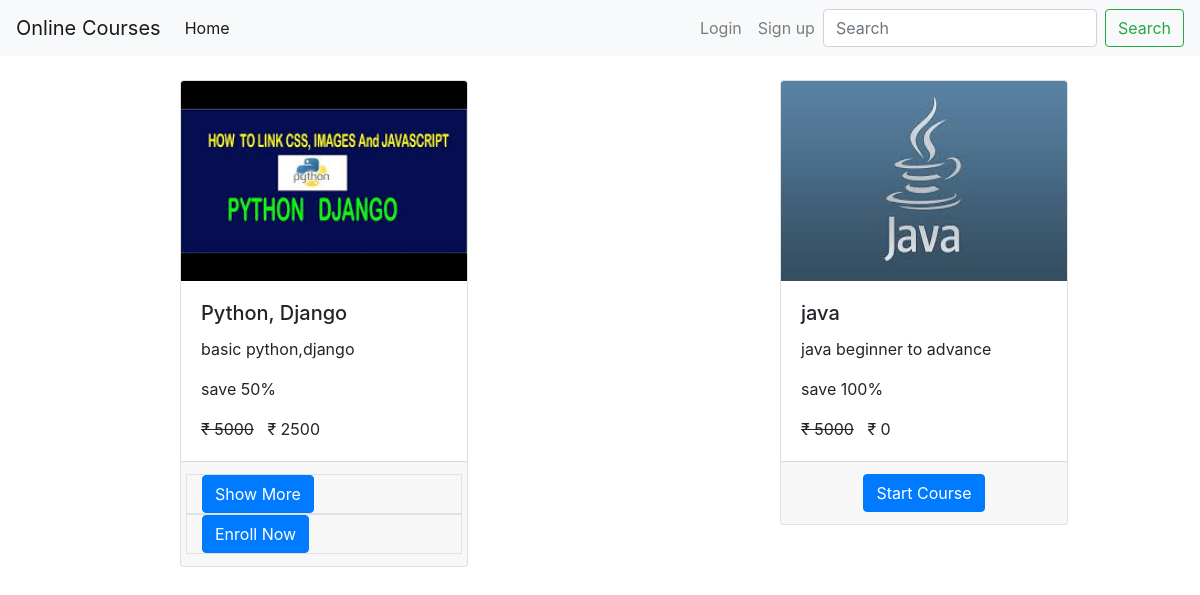
The page / on the database its author committed.
### courses/models.py (models this page shows, shortened)
class Courses(models.Model):
    name = models.CharField(max_length=100)
    description = models.TextField()
    price = models.IntegerField(null = True)
    discount = models.IntegerField(null = True,default = 0)
    slug =  models.CharField(max_length=100,null= False,unique=True)
    active = models.BooleanField(default=False)
    date = models.DateTimeField(auto_now_add=True)
    thumbnail = models.ImageField(upload_to='images/thumbnail')
    resource = models.FileField(upload_to='images/resource')
    length =  models.IntegerField(null = True)

### courses/views.py (the view)
# urls.py: path('',views.index,name = 'home'),
def index(request):
    courses = Courses.objects.all()
    param = {'courses':courses}
    return render (request, 'index.html',param)

### courses/templatetags/enroll.py (called while the page is built)
@register.simple_tag
def is_enrolled(course,user):
    if not  user.is_authenticated:
        return False
    try:
        user_course = UserCourse.objects.get(user = user, course = course)
        return True
    except:
        return False

### courses/templatetags/filter_currency.py (called while the page is built)
@register.filter(name='currency_filter')
def currency_filter(price):
    return "₹ " + str(price)

### courses/templatetags/simple_tag.py (called while the page is built)
@register.filter(name='cal_selprice')
def cal_selprice(price,disount):
    selprice = price
    selprice = price-(price*disount*0.01)
    if selprice == 0:
        return  math.floor(selprice)
    return math.floor(selprice)

@register.filter(name='zero_cal_selprice')
def zero_cal_selprice(price,disount):
    selprice = price
    selprice = price-(price*disount*0.01)
    if selprice == 0:
        return  False
    return True

### courses/templates/index.html (shortened to what this page needs)
{% extends "basic.html" %}
{%  load simple_tag %}
{% load filter_currency %}
{% load enroll %}
{% block body %}
<div class="container-fluid m-4">
    <div class="row">
        {% for i in courses %}
        <div class="col">
            <div class="card mx-auto" style="width: 18rem;">
                <img class="card-img-top" src="{{i.thumbnail.url}}" style="width: 100%; height: 200px;">
                <div class="card-body">
                    <h5 class="card-title">{{i.name}}</h5>
                    <p class="card-text">{{i.description}}</p>
                    <p class="card-text">save {{i.discount}}%</p>
                    <p class="card-text"><del> {{i.price|currency_filter}}</del> &nbsp;<span> {{i.price|cal_selprice:i.discount|currency_filter}}</span></p>
                </div>
                <div class="card-footer ">
                    {% is_enrolled i request.user as enrolled %}
                    <div class="row">
                       {% if enrolled  %}
                       <a href="/course/{{i.slug}}" class = "btn btn-primary  mx-auto">Start Course</a>
                       {% elif  enrolled  is False and i.price|zero_cal_selprice:i.discount is False %}
                       <a href="/course/{{i.slug}}" class = "btn btn-primary  mx-auto">Start Course</a>
                        {% else %}
                        <div class="col border">
                            <a href="/course/{{i.slug}}" class="btn btn-primary">Show More</a>
                        </div>
                        <div class="col border">
                            <a href="/checkout/{{i.slug}}" class="btn btn-primary">Enroll Now</a>
                        </div>
                        {% endif %}
                    </div>
                </div>
            </div>
        </div>
        {% endfor %}
    </div>
</div>
{% endblock %}

### courses/templates/basic.html (shortened to what this page needs)
<!doctype html>
<html lang="en">
<head>
  <link rel="stylesheet" href="https://cdn.jsdelivr.net/npm/bootstrap@4.0.0/dist/css/bootstrap.min.css"
>
</head>
<nav class="navbar navbar-expand-lg navbar-light bg-light">
  <a class="navbar-brand" href="/">Online Courses</a>
  <div class="collapse navbar-collapse" id="navbarSupportedContent">
    <ul class="navbar-nav mr-auto">
      <li class="nav-item {% if request.path == '/' %} active {% endif %}">
        <a class="nav-link" href="/">Home <span class="sr-only">(current)</span></a>
      </li>
    </ul>
    <ul class="navbar-nav ml-auto">
      {% if not request.user.is_authenticated %}
      <li class="nav-item {% if request.path == '/login/' %} active {% endif %}">
        <a class="nav-link" href="/login">Login</a>
      </li>
      <li class="nav-item {% if request.path == '/signup/' %} active {% endif %}">
        <a class="nav-link" href="/signup">Sign up</a>
      </li>
      {% endif %}
    </ul>
    <form  action="/search/" method="post" class="form-inline my-2 my-lg-0 ">{% csrf_token %}
      <input class="form-control mr-sm-2" type="search" placeholder="Search" aria-label="Search "name = "search">
      <button class="btn btn-outline-success my-2 my-sm-0" type="submit">Search</button>
    </form>
  </div>
</nav>
<body>
  {% block body %}
  {% endblock %}
</body>
</html>

### rows shown on the page
Courses: thumbnail (picture), name "Python, Django", description "basic python,django", discount "50", price "₹ 5000", price|cal_selprice "₹ 2500"
Courses: thumbnail (picture), name "java", description "java beginner to advance", discount "100", price "₹ 5000", price|cal_selprice "₹ 0"
